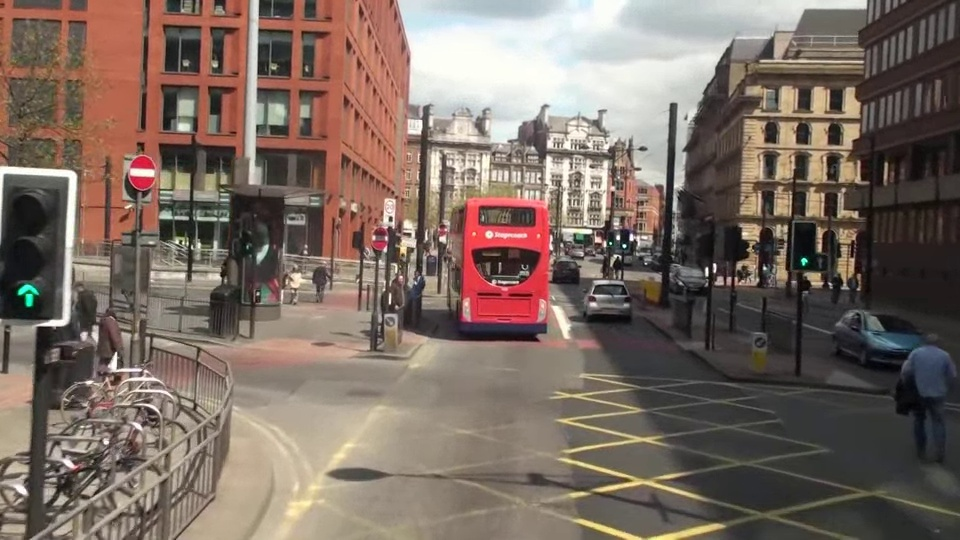
#> input picture mot_color70.jpg, 960 x 540 px
$ python 0401.py
#> lines starting #> are read from the running program, lines starting #| are printed output that depends on the picture
import cv2 as cv # OpenCV 라이브러리 임포트
import matplotlib.pyplot as plt # 시각화 라이브러리 임포트

# 1. 이미지 로드 및 그레이스케일 변환
img = cv.imread('mot_color70.jpg') # 이미지 읽기
#> img is the input picture: shape (540, 960, 3); mean B, G, R 98.4, 107.7, 123.2
gray = cv.cvtColor(img, cv.COLOR_BGR2GRAY) # SIFT 처리를 위해 흑백 변환
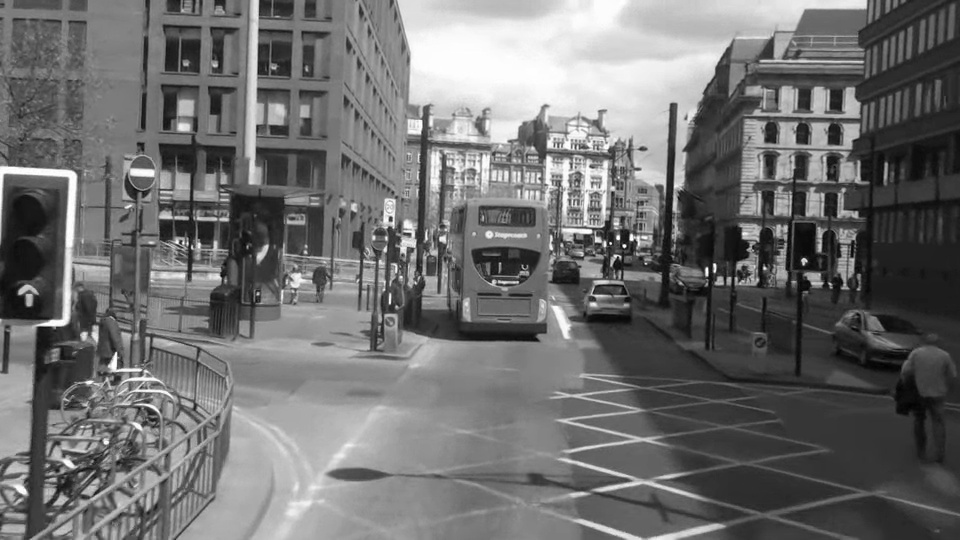
#> gray: shape (540, 960); min 1, max 255, mean 111.3

# 2. SIFT 객체 생성 (nfeatures로 특징점 개수 제한 가능)
sift = cv.SIFT_create(nfeatures=500) # 특징점 최대 개수를 500개로 제한하여 객체 생성

# 3. 특징점 검출 및 기술자 계산
kp, des = sift.detectAndCompute(gray, None) # 이미지에서 특징점(kp)과 기술자(des)를 추출
#> kp = 500 keypoints; strongest (x, y, size): (624, 246, 2.5), (618, 238, 3.1), (804, 261, 4.3), (707, 269, 2.6)

# 4. 특징점 시각화 (방향과 크기 표시)
img_kp = cv.drawKeypoints(img, kp, None, flags=cv.DRAW_MATCHES_FLAGS_DRAW_RICH_KEYPOINTS) # 특징점의 크기와 방향을 포함해 그리기
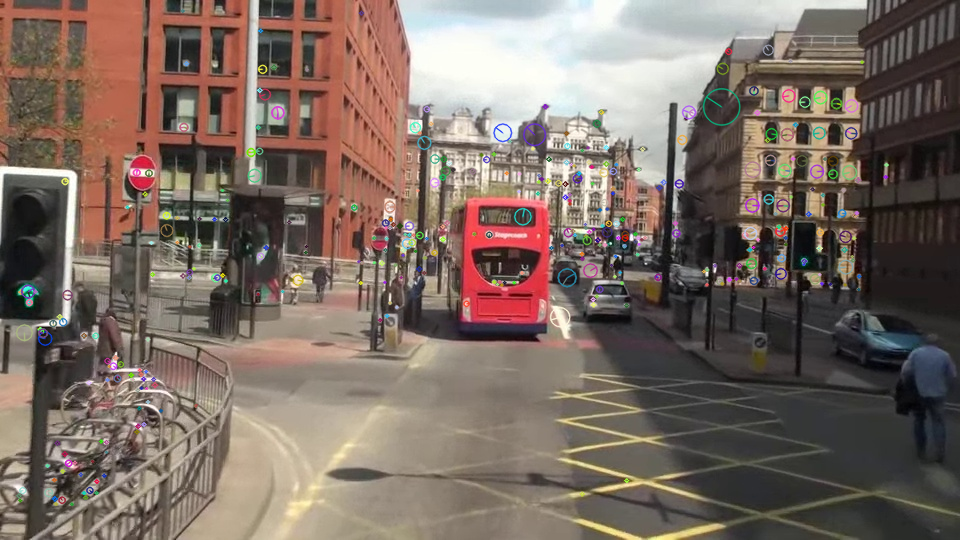
#> img_kp: shape (540, 960, 3); mean B, G, R 98.5, 107.5, 122.8

# 5. 결과 출력
plt.figure(figsize=(12,6)) # 출력창 크기 설정
plt.subplot(1, 2, 1), plt.imshow(cv.cvtColor(img, cv.COLOR_BGR2RGB)), plt.title('Original') # 원본 출력
plt.subplot(1, 2, 2), plt.imshow(cv.cvtColor(img_kp, cv.COLOR_BGR2RGB)), plt.title('SIFT Keypoints') # 특징점 출력
plt.show() # 시각화
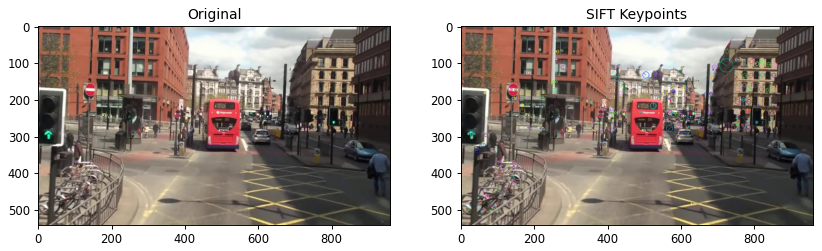
#> figure drawn by matplotlib, 2 panels

$ run again, with mot_color83.jpg copied over mot_color70.jpg
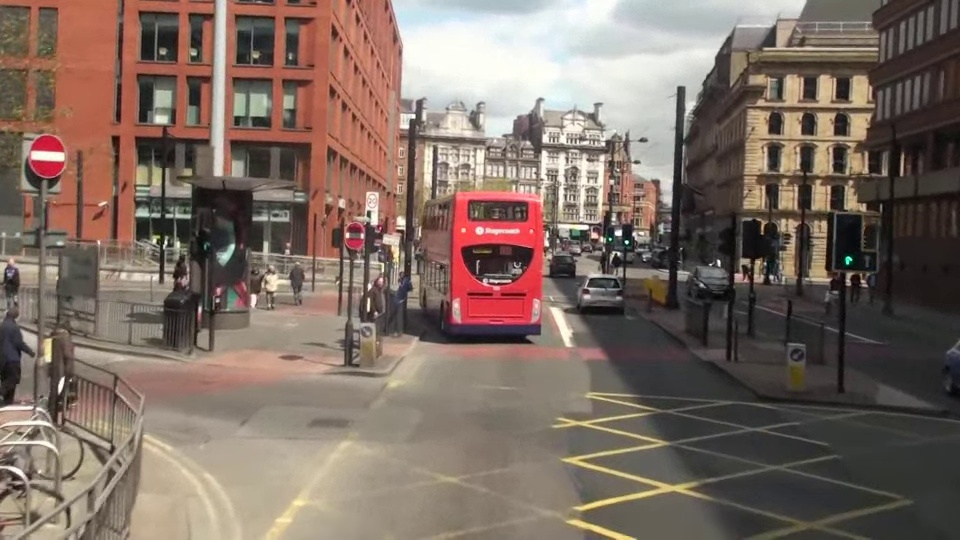
#> input picture mot_color83.jpg, 960 x 540 px
#> img is the input picture: shape (540, 960, 3); mean B, G, R 99.1, 108.8, 125.8
#> `gray = cv.cvtColor(img, cv.COLOR_BGR2GRAY)`:
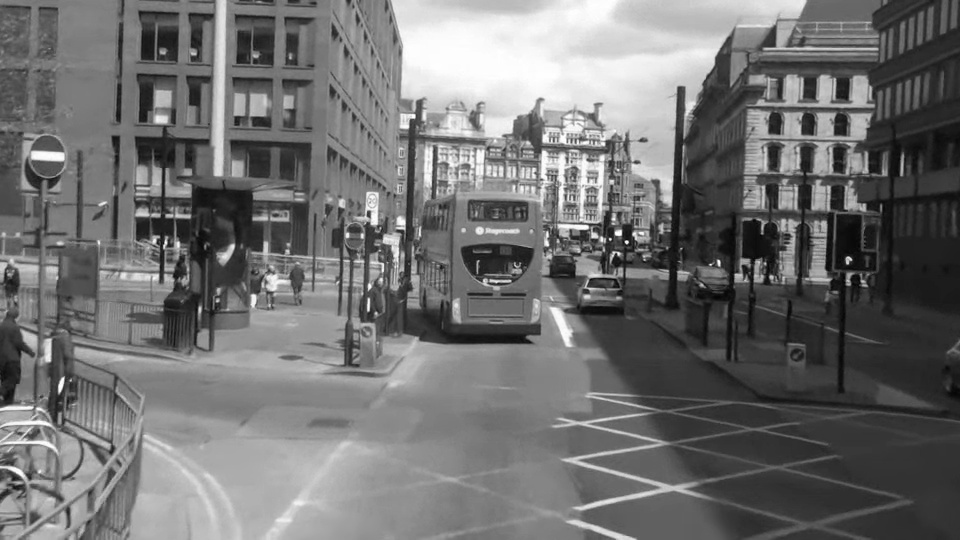
#> gray: shape (540, 960); min 1, max 255, mean 112.8
#> kp = 500 keypoints; strongest (x, y, size): (627, 242, 2.5), (618, 233, 4.8), (610, 239, 1.9), (848, 260, 4.9)
#> `plt.show()`:
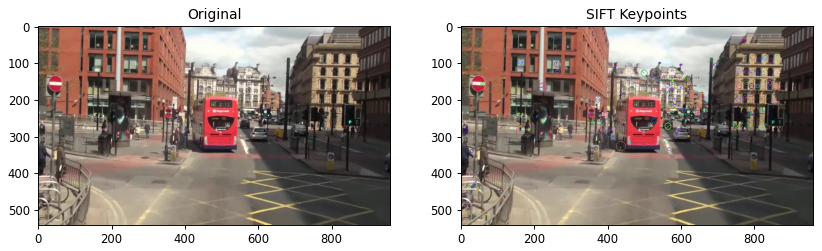
#> figure drawn by matplotlib, 2 panels

$ run again, with img1.jpg copied over mot_color70.jpg
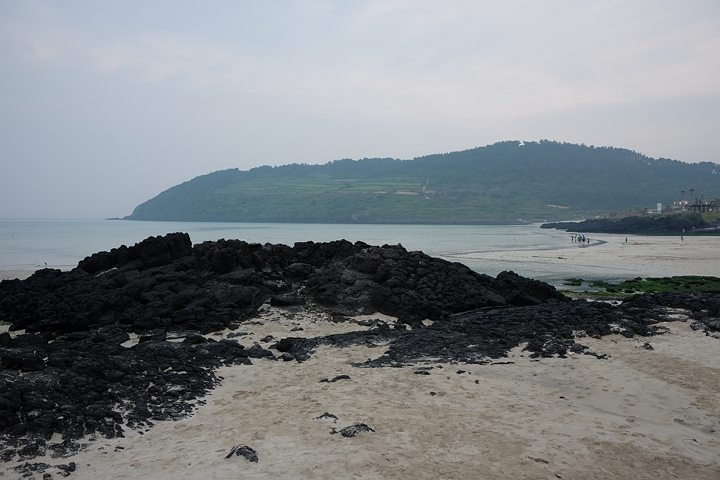
#> input picture img1.jpg, 720 x 480 px
#> img is the input picture: shape (480, 720, 3); mean B, G, R 134.2, 130.6, 125.7
#> `gray = cv.cvtColor(img, cv.COLOR_BGR2GRAY)`:
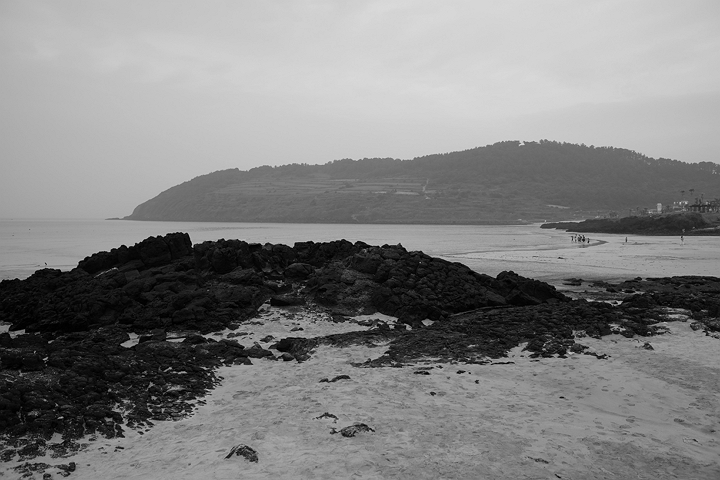
#> gray: shape (480, 720); min 0, max 219, mean 129.5
#> kp = 500 keypoints; strongest (x, y, size): (619, 303, 2.6), (427, 373, 2.2), (205, 368, 1.9), (440, 367, 2.1)
#> `plt.show()`:
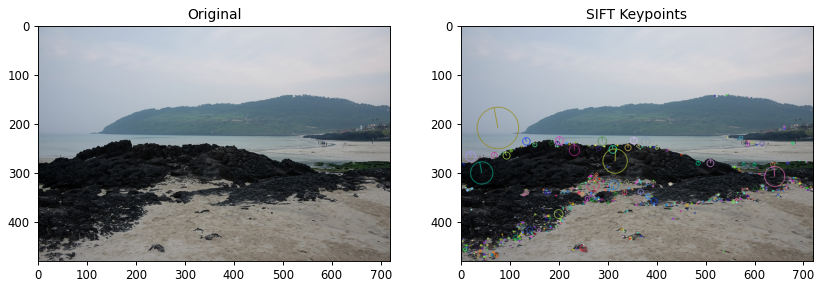
#> figure drawn by matplotlib, 2 panels

$ run again, with img2.jpg copied over mot_color70.jpg
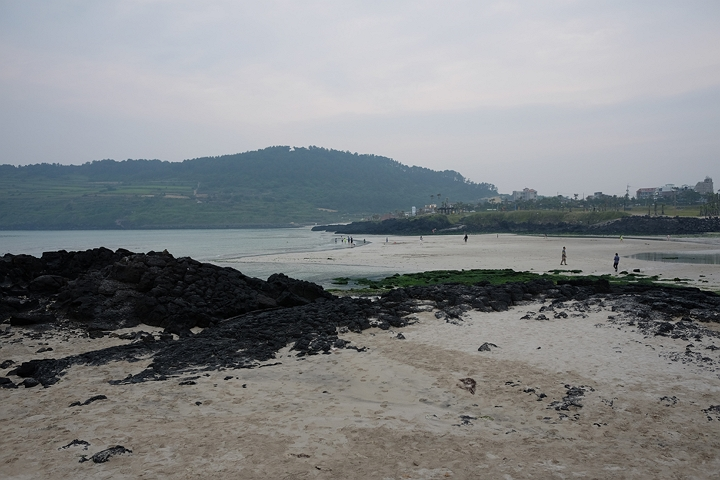
#> input picture img2.jpg, 720 x 480 px
#> img is the input picture: shape (480, 720, 3); mean B, G, R 134.4, 132.3, 129.6
#> `gray = cv.cvtColor(img, cv.COLOR_BGR2GRAY)`:
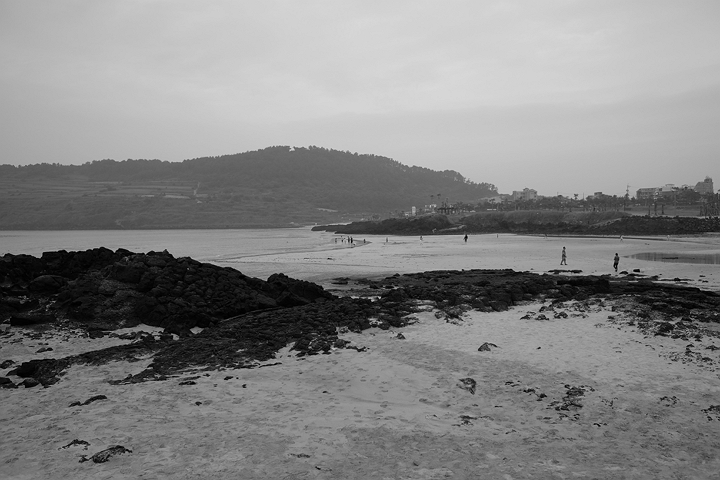
#> gray: shape (480, 720); min 0, max 218, mean 131.7
#> kp = 500 keypoints; strongest (x, y, size): (466, 237, 2), (638, 270, 2.3), (635, 270, 1.9), (244, 386, 2.5)
#> `plt.show()`:
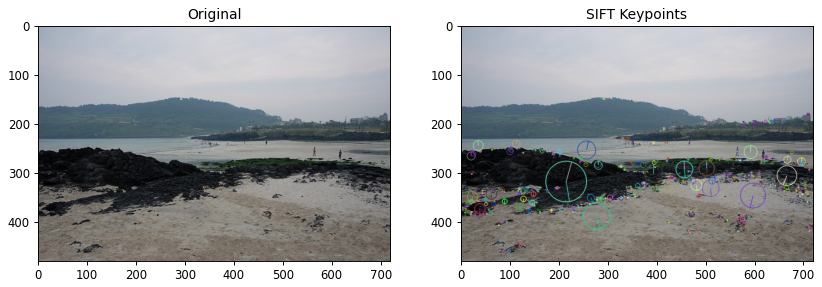
#> figure drawn by matplotlib, 2 panels
